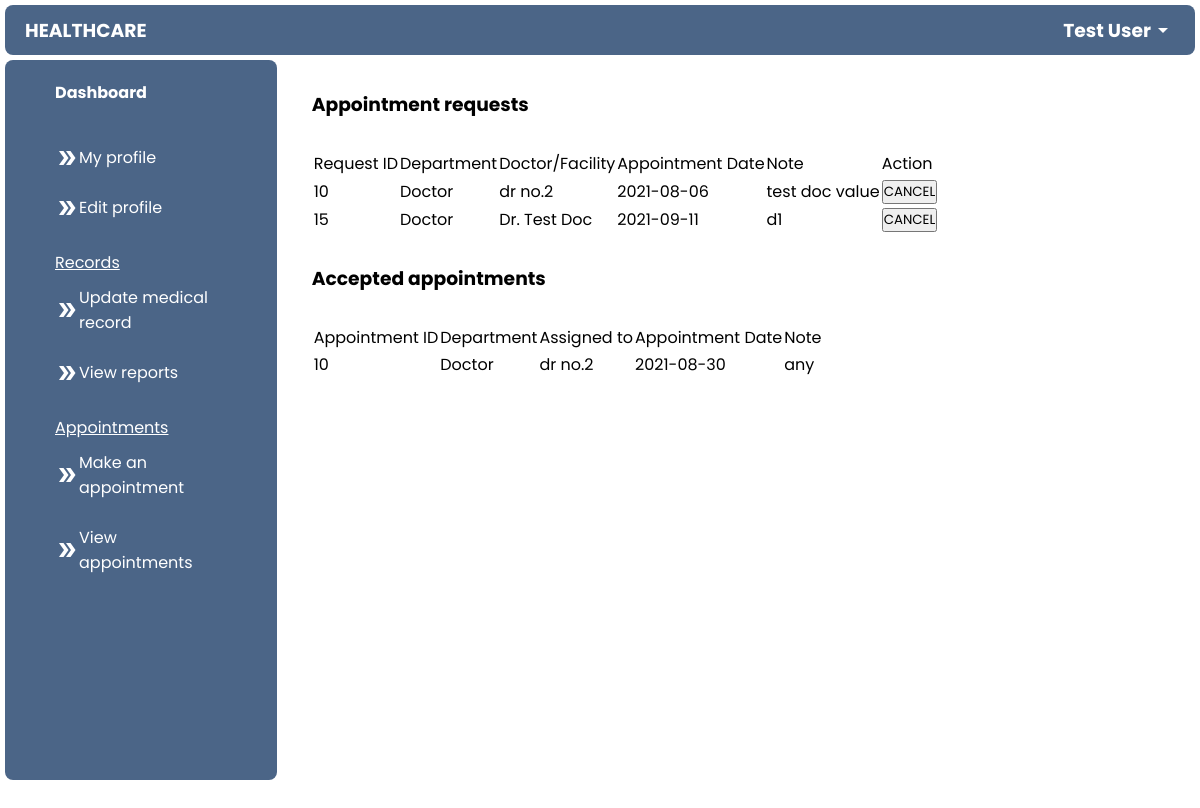
The app's page /patient/view_appointments.php (signed in), older data.
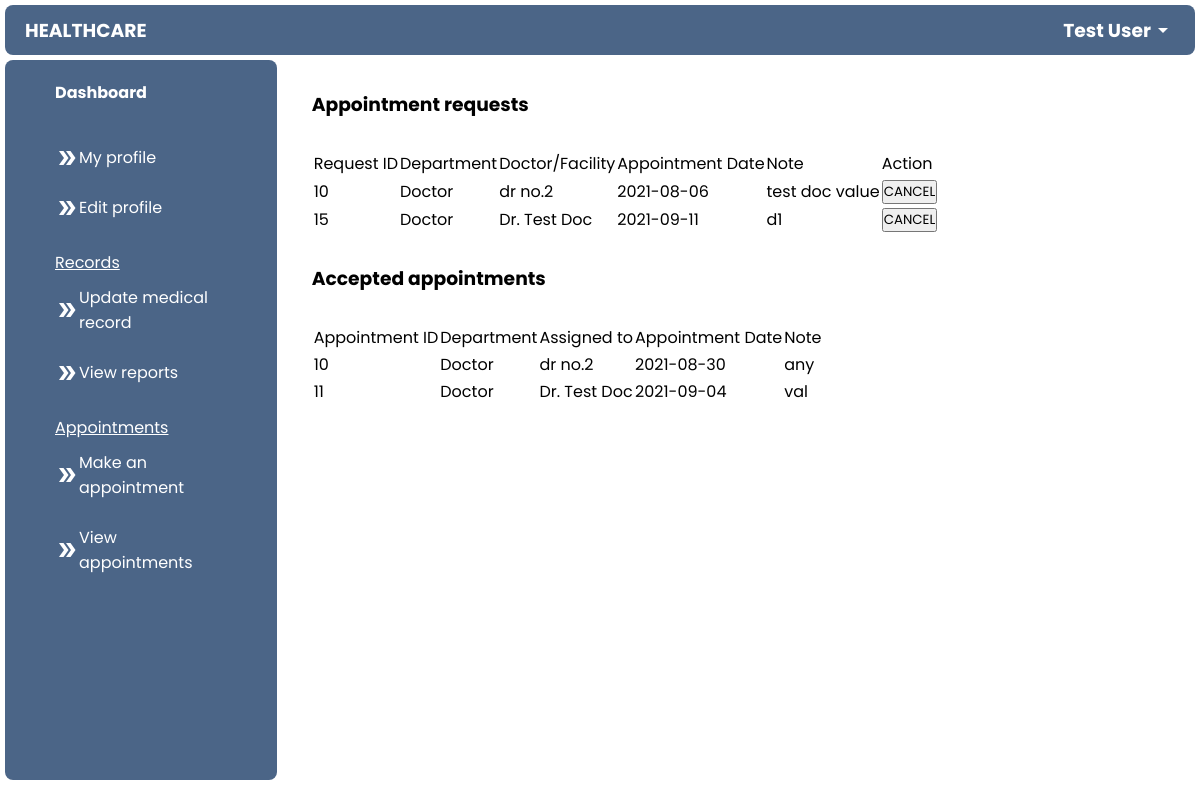
The same page, newer data.
### tables this page shows
CREATE TABLE `appointment_request` (
  `request_id` int(100) NOT NULL,
  `p_id` int(100) NOT NULL,
  `department` varchar(255) NOT NULL,
  `value` varchar(255) DEFAULT NULL,
  `date` date NOT NULL,
  `notes` varchar(255) DEFAULT NULL
);

CREATE TABLE `appointments` (
  `a_id` int(100) NOT NULL,
  `p_id` int(100) NOT NULL,
  `assigned_to_id` int(100) NOT NULL,
  `department` varchar(255) NOT NULL,
  `value` varchar(255) NOT NULL,
  `date` date NOT NULL,
  `note` varchar(255) DEFAULT NULL
);

CREATE TABLE `doctor` (
  `d_id` int(100) NOT NULL,
  `name` varchar(255) NOT NULL,
  `email` varchar(255) NOT NULL,
  `password` varchar(255) NOT NULL,
  `specialization` varchar(255) NOT NULL,
  `fees` int(100) NOT NULL,
  `created_date` datetime NOT NULL DEFAULT current_timestamp()
);

### patient/view_appointments.php (the view, shortened to what this page needs)
<?php
$email = $_SESSION['email'];
include ("../connect.php");
$sql = mysqli_query($con, "SELECT * FROM patient WHERE email = '$email'");
$row = mysqli_fetch_array($sql);
$id = $row["p_id"];
?>
<!DOCTYPE html>
<html lang="en">
<head>
    <link rel="stylesheet" href="../css/add.css">
    <link rel="stylesheet" href="//cdn.datatables.net/1.10.20/css/jquery.dataTables.min.css">
</head>
<body>
<?php include ('navigation.php'); ?>
        <main>
        <h3 style="margin-bottom: 30px;">Appointment requests</h3>
<table class="table" id="myTable">
    <thead class="thead">
        <tr>
            <td>Request ID</td>
            <td>Department</td>
            <td>Doctor/Facility</td>
            <td>Appointment Date</td>
            <td>Note</td>
            <td>Action</td>
        </tr>
    </thead>
    <tbody>
        <?php
        $result1 = mysqli_query($con, "SELECT * FROM appointment_request WHERE p_id = '$id' ");
        while ($row1 = mysqli_fetch_array($result1)) {
            echo '
        <tr>
            <td>' . $row1["request_id"] . '</td>
            <td>' . $row1["department"] . '</td>
            <td>' . $row1["value"] . '</td>
            <td>' . $row1["date"] . '</td>
            <td>' . $row1["notes"] . '</td>
            <td><button onclick="./cancel_appointment?request_id=$row1["request_id"]">CANCEL</button></td>
        </tr>
    ';
        }
        ?>
    </tbody>
</table>
<h3 style="margin: 30px 0;">Accepted appointments</h3>
<table class="table" id="myTable2">
    <thead class="thead">
        <tr>
            <td>Appointment ID</td>
            <td>Department</td>
            <td>Assigned to</td>
            <td>Appointment Date</td>
            <td>Note</td>
        </tr>
    </thead>
    <tbody>
        <?php
        $result = mysqli_query($con, "SELECT * FROM appointments INNER JOIN doctor ON appointments.assigned_to_id = doctor.d_id WHERE appointments.p_id = '$id' ");
        while ($row = mysqli_fetch_array($result)) {
            echo '
        <tr>
            <td>' . $row["a_id"] . '</td>
            <td>' . $row["department"] . '</td>
            <td>' . $row["name"] . '</td>
            <td>' . $row["date"] . '</td>
            <td>' . $row["note"] . '</td>
        </tr>
    ';
        }
        ?>
    </tbody>
</table>
        </main>
    </div>
</body>
</html>

Row changes from the older to the newer data that the page shows:
added appointments: a_id "11", department "Doctor", doctor.name "Dr. Test Doc", date "2021-09-04", note "val"
